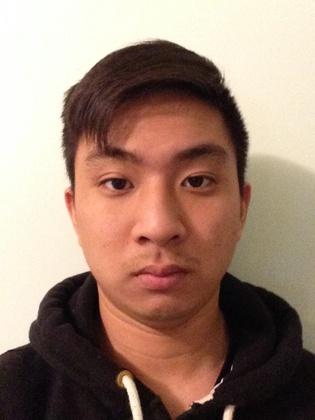
%> input picture Images/mugshot1.jpg, 315 x 420 px, shrunk from 960 x 1280 before the run
$ octave main.m   (GNU Octave 9; MATLAB toolbox functions it lacks are replaced by stand-ins)
%> lines starting %> are read from the running program, lines starting %| are printed output that depends on the picture
### src/functions/readImg.m


%Function which reads in an image and converts it to a double and
%standardizes for gray scale
function [ output_img ] = readImg( img )
%> called with img = 'mugshot1.jpg'
inputImg = imread(img); % read and store the image
%> inputImg is the input picture: size 420x315x3 uint8; mean R, G, B 157.7, 130.9, 115.9
%rotateImg = imrotate(inputImg, 270); %rotates image to standard layout
imgDouble = double(inputImg); % cast image to a double
grayImgDouble = mat2gray(imgDouble);

%Returns gray scaled image with an average of rgb values (x1 double)
output_img = sum(grayImgDouble,3)./3; % used to sum the RGB values for each sample and averages it by dividing by 3
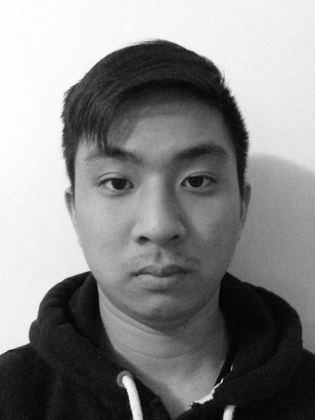
%> output_img: size 420x315 double; min 0.00784, max 1, mean 0.529

%comment out if you want to return an image with RGB values (x3 double)
%output_img = grayImgDouble;

end

### src/functions/mask.m
%takes in an image and finds the edges of the image, returns 2 images which
%illustrate edges and 2 enhanced versions of that image
function [img_edges, amplified_edges, enhancedImg1, enhanced_Amplified_img] = mask( img )


imgSz = size(img); % read in image size
%> imgSz = [420 315]
rowLength = imgSz(1,1); % M length
%> rowLength = 420
colLength = imgSz(1,2); %N length
%> colLength = 315
row_boundary = rowLength - 1; % since the laplacian mask is a 3x3 matrix I will only be evaluating the pixels which are not on the outer edges of the MxN images...
%> row_boundary = 419
col_boundary = colLength -1; %...Those pixels will remain their original values without any masking
%> col_boundary = 314
laplacian_mask = [0,1,0; 1, -4, 1; 0,1,0];%laplacian mask which will be used to find edges in an image
img_edges = zeros(rowLength, colLength); % initialize output array

for J = 2:row_boundary
    for I = 2: col_boundary
        img_matrix = [img(J-1, I-1:I+1); img(J, I-1: I+1); img(J+1, I-1:I+1);]; %reading in the 3x3 values of the image centered around a pixel at I,J
        temp_matrix = laplacian_mask .* img_matrix; %multiplies the image matrix against the laplacian mask
        sumCol = sum(temp_matrix); % sums the 3x3 matrix into a 1x3 matrix holding the sum of each column
        sumTotal = sum(sumCol); % sums all of the columns into a singl value representing the sum of the entire matrix
        img_edges(J,I) = sumTotal; % update the image value


    end

end
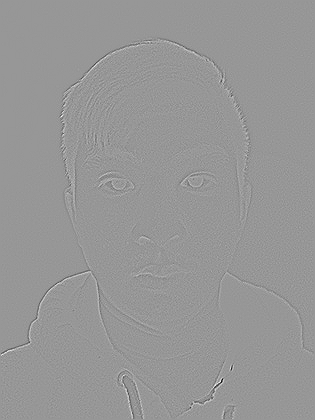
%> img_edges: size 420x315 double; min -1.26, max 0.871, mean 2.99e-06; drawn with min black and max white


amplified_edges = zeros(rowLength, colLength); % initialize output array which will have an amplified image of the edges
for K = 1: rowLength*colLength
    if img_edges(K) < 0 %if a pixel value is less then 0 then it's a dark pixel so let's enhance it a bit to make it more clear that it's an edge
        amplified_edges(K) = img_edges(K)*4; % enhancing the edges by a scale of 4
    else
        amplified_edges(K) = img_edges(K);
    end

end
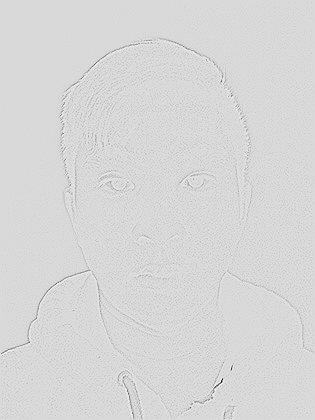
%> amplified_edges: size 420x315 double; min -5.06, max 0.871, mean -0.0443; drawn with min black and max white

%enhanced = img + outputImage;
enhancedImg1 = img - img_edges;
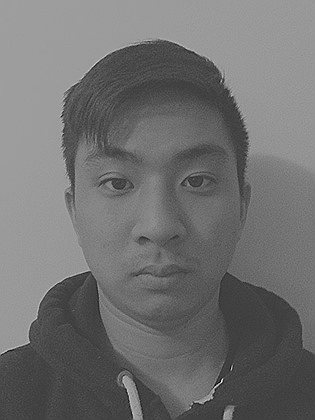
%> enhancedImg1: size 420x315 double; min -0.639, max 2, mean 0.529; drawn with min black and max white
enhanced_Amplified_img = img - amplified_edges;
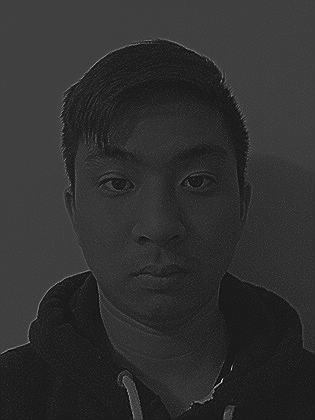
%> enhanced_Amplified_img: size 420x315 double; min -0.639, max 5.79, mean 0.573; drawn with min black and max white

end

### src/functions/printImg.m
function [ out ] = printImg( img, img_title )

figure, imshow(img, [min(img(:)), max(img(:))]); %prints image to screen
title(img_title); % Attaches specified title to the image
out = 0; % return a null value

end

### src/main.m
addpath(genpath('functions'));
addpath(genpath('../Images'));

%Read 10 mugshot images
mug1 = readImg('mugshot1.jpg');
printImg(mug1, 'Original Mugshot');
[edges, clearEdges, enhanced, amplified_enhancments] = mask(mug1); %returns 4 images

%printing out images to user
printImg(edges, 'Laplacian Mask Edges');
printImg(clearEdges, 'Amplified Laplacian Mask Edges');
printImg(enhanced, 'Regular Edge Enhancements using Laplacian mask');
printImg(amplified_enhancments, 'Amplified Edge Enhancements');
imshow(amplified_enhancments, [.25, .75]);
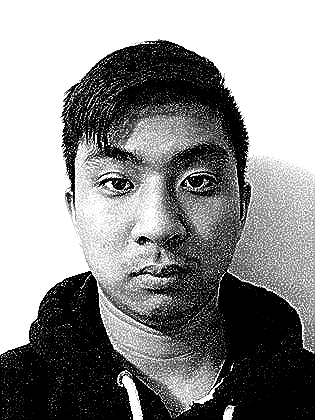
%> displayed picture: size 420x315, on the screen's scale of 0 to 255; min 0, max 255, mean 141.3

$ run again, with Images/mug4.png saved as Images/mugshot1.jpg
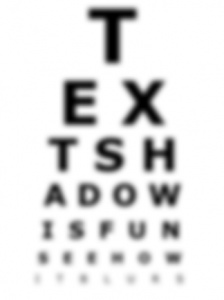
%> input picture Images/mug4.png, 224 x 300 px
%> in readImg, inputImg is the input picture: size 300x224x3 uint8; min 0, max 255, mean 227.2
%> after the loop in mask, `for K = 1: rowLength*colLength`:
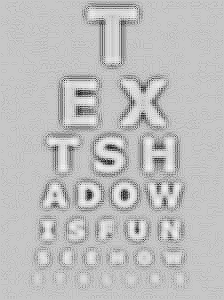
%> amplified_edges: size 300x224 double; min -0.392, max 0.11, mean -0.0155; drawn with min black and max white
%> `imshow(amplified_enhancments, [.25, .75]);`:
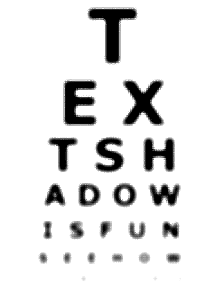
%> displayed picture: size 300x224, on the screen's scale of 0 to 255; min 0, max 255, mean 230.6
